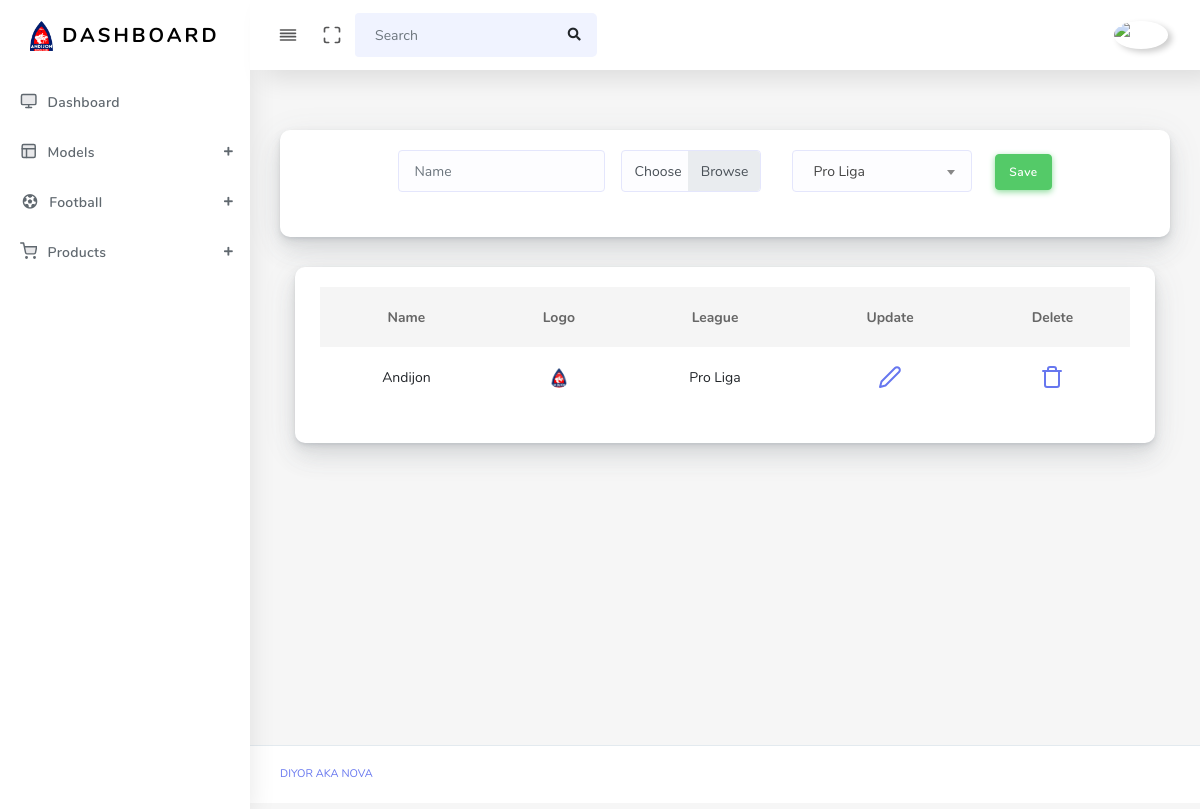
/club/ (signed in), run on an earlier commit of the app's database.
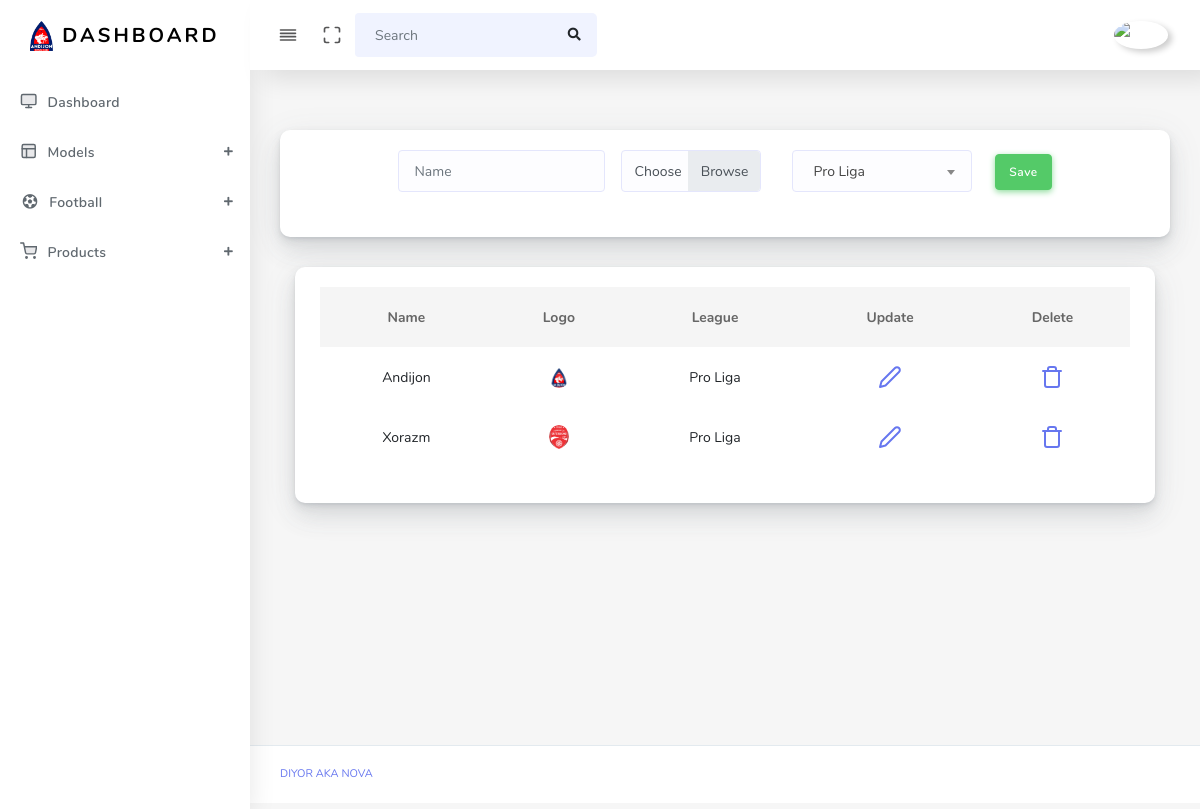
And on a later commit of the database.
### main/models.py (models this page shows)
class Club(models.Model):  # done
    name = models.CharField(max_length=210)
    logo = models.ImageField(upload_to='club/')
    league = models.ForeignKey(League, on_delete=models.SET_NULL, null=True, blank=True)

class League(models.Model):  # done
    name = models.CharField(max_length=210)
    logo = models.ImageField(upload_to='league/')

### main/views.py (the view)
# urls.py: path('club/', club_view, name='club'),
@login_required(login_url='login')
def club_view(request):
    context = {
        'club': Club.objects.all(),
        'league': League.objects.all()
    }
    if request.method == 'POST':
        name = request.POST.get('name')
        logo = request.FILES.get('logo')
        league = request.POST.get('league')
        Club.objects.create(name=name, logo=logo, league_id=league)
        return redirect('club')
    return render(request, 'club.html', context)

### templates/club.html (shortened to what this page needs)
{% extends 'base.html' %}
{% block content %}
<main class="main-content">
    <div class="section-body">
        <div class="row">
            <div class="col-lg-12">
                <div class="card">
                    <div class="card-body">
                        <form action="{% url 'club' %}" method="post" style="display:flex; justify-content: center;" enctype="multipart/form-data">
                            <div class="form-group mr-3">
                                <input type="text" name="name" placeholder="Name" class="form-control" required>
                            </div>
                            <div class="custom-file mr-3 col-2">
                                <label class="custom-file-label" for="customFile">Choose</label>
                            </div>
                            <div class="form-group col-3 mr-2">
                            </div>
                            <div class="form-group mt-1">
                                <button class="btn btn-success">Save</button>
                            </div>
                        </form>
                    </div>
                </div>
            </div>
        </div>
    </div>
    <div class="col-12 col-md-12 col-lg-12">
        <div class="card">
            <div class="card-body">
                <table class="table table-hover" style="text-align: center">
                    <thead>
                        <tr>
                            <th scope="col">Name</th>
                            <th scope="col">Logo</th>
                            <th scope="col">League</th>
                            <th scope="col">Update</th>
                            <th scope="col">Delete</th>
                        </tr>
                    </thead>
                    <tbody>
                        {% for i in club %}
                            <tr>
                                <td>{{ i.name }}</td>
                                <td><a href="#"><img alt="{{ i.logo }}" src="{{ i.logo.url }}" class="rounded-circle" width="20" data-toggle="tooltip"></a></td>
                                <td>{{ i.league.name }}</td>
                                <td><a href="{% url 'update-club' i.id %}"><i class="align-middle" data-feather="edit-2"></i></a></td>
                                <td><a href="{% url 'delete-club' i.id %}"><i class="align-middle" data-feather="trash"></i></a></td>
                            </tr>
                        {% endfor %}
                    </tbody>
                </table>
            </div>
        </div>
    </div>
</main>
{% endblock %}

What changed in the data, as far as the page shows it:
added Club: name "Xorazm", logo (picture), league.name "Pro Liga"
